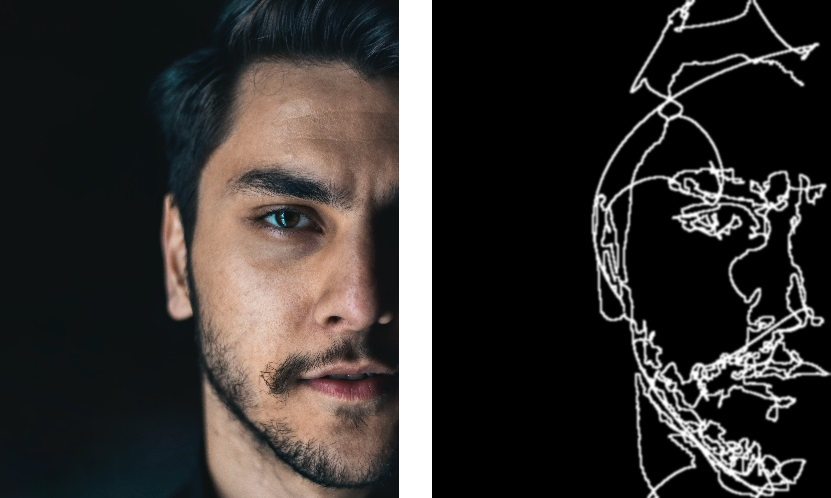
#> input picture example.jpg, 831 x 498 px; its folder holds only this picture in this run
$ python -i artist.py   (imports and definitions only)
#> lines starting #> are read from the running program, lines starting #| are printed output that depends on the picture; after the words box and inside, x2 and y2 are one past the last pixel; in counts of white or black regions, pixels touching at a corner belong together
import cv2
import random
import numpy as np

from pathlib import Path
from scipy import interpolate
from typing import List, Tuple, Iterable, Set


def generate_art(in_path: Path, out_path: Path, sample=0.5, max_dim=500) -> None:
#> called with in_path = 'example.jpg', out_path = 'out.png', sample = 0.5, max_dim = 500
    print(f"Processing image '{in_path}'...")
    img = cv2.imread(str(in_path), cv2.IMREAD_GRAYSCALE)
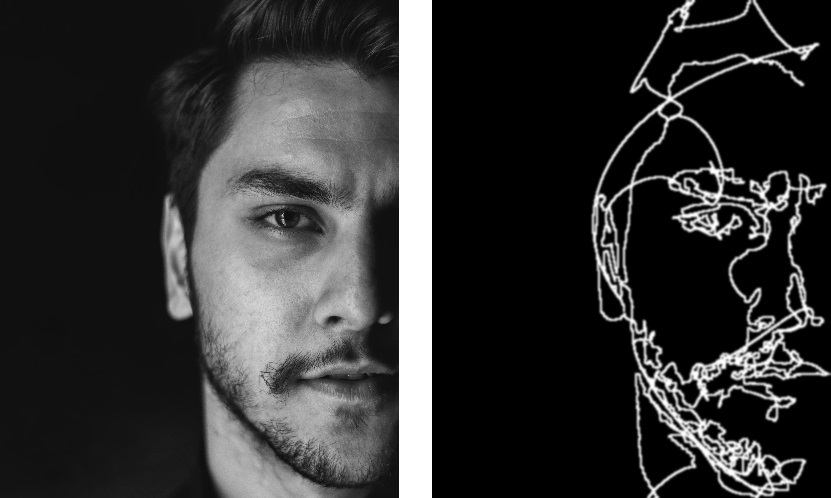
#> img: shape (498, 831); min 0, max 255, mean 49.8

    # resize to max dimension
    h, w = img.shape[:2]
#> h = 498; w = 831
    if h > w:
        r = max_dim / float(h)
        dim = (int(w * r), max_dim)
    else:
        r = max_dim / float(w)
#> r = 0.602
        dim = (max_dim, int(h * r))
#> dim = (500, 299)
    resized = cv2.resize(img, dim)
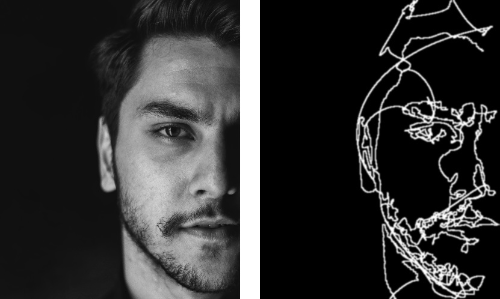
#> resized: shape (299, 500); min 0, max 255, mean 49.8
    (w, h) = dim
#> w = 500; h = 299

    # smooth image
    filtered = cv2.bilateralFilter(resized, 7, 50, 50)

    # calculate canny thresholds
    print("Edge extraction...")
    high_thresh, thresh_im = cv2.threshold(
        filtered, 0, 255, cv2.THRESH_BINARY + cv2.THRESH_OTSU
    )
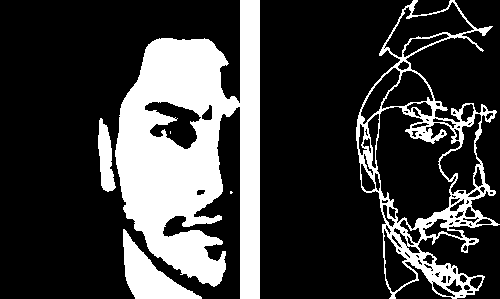
#> thresh_im: shape (299, 500); 23.8% white; 6 white regions (2 under 20 px), largest, box (x1, y1, x2, y2) and area: (115, 0, 260, 299) 24737, (356, 0, 500, 299) 7765, (123, 229, 202, 299) 2193, (98, 118, 116, 192) 817
#> high_thresh = 89
    lowThresh = 0.5 * high_thresh
#> lowThresh = 44.5

    otsu = cv2.Canny(filtered, lowThresh, high_thresh)
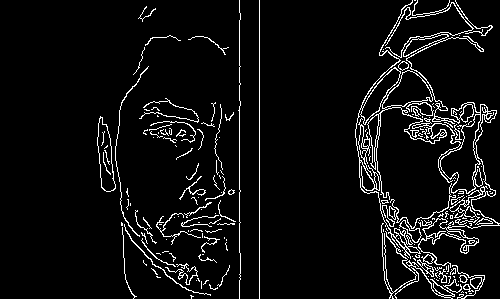
#> otsu: shape (299, 500); 6% white in thin lines or dots, all inside (x1, y1, x2, y2) = (97, 0, 500, 299)
#> (the run stopped early here; a loop or call above may not have finished)
